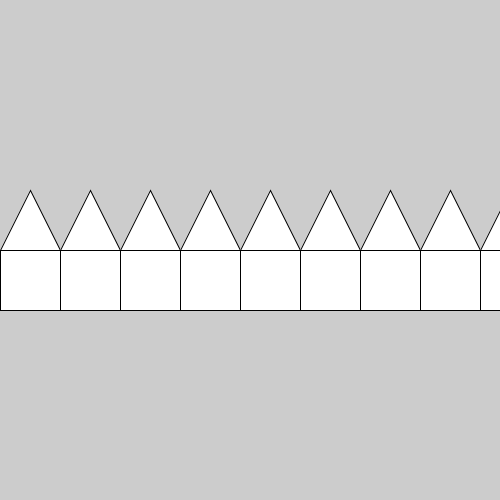
Frame 1 (no input)
Frame 60 (the mouse pressed at the canvas centre just before this capture): identical to frame 1, image omitted
Frame 120 (the mouse held since frame 60 and released just before this capture): identical to frame 1, image omitted

The Processing sketch that drew this single still picture (run headless with seeded random() and noise(); from frame 60 on, the mouse is pressed at the canvas centre):

// Processing sketch: houses
// ── houses.pde
final int HOUSE_WIDTH = 60;

void setup() {
  size(500,500);
  for (int i = 0; i < (width / HOUSE_WIDTH) + 1; i++) {
    drawHouse(i * HOUSE_WIDTH,height / 2);
  }
}

void drawHouse(int x,int y) {
  rect(x,y,HOUSE_WIDTH,HOUSE_WIDTH);
  triangle(x,y,x + (HOUSE_WIDTH / 2),y - HOUSE_WIDTH,x + HOUSE_WIDTH,y);
}

void draw() {
}
